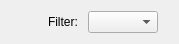
<?xml version="1.0" encoding="UTF-8"?>
<ui version="4.0">
 <class>LogFilterWidget</class>
 <widget class="QWidget" name="LogFilterWidget">
  <property name="geometry">
   <rect>
    <x>0</x>
    <y>0</y>
    <width>179</width>
    <height>41</height>
   </rect>
  </property>
  <property name="windowTitle">
   <string>FilterWidget</string>
  </property>
  <layout class="QHBoxLayout" name="horizontalLayout_2">
   <property name="spacing">
    <number>10</number>
   </property>
   <item>
    <spacer name="horizontalSpacer">
     <property name="orientation">
      <enum>Qt::Horizontal</enum>
     </property>
     <property name="sizeHint" stdset="0">
      <size>
       <width>40</width>
       <height>20</height>
      </size>
     </property>
    </spacer>
   </item>
   <item>
    <widget class="QLabel" name="labelFilter">
     <property name="text">
      <string>Filter:</string>
     </property>
    </widget>
   </item>
   <item>
    <widget class="QComboBox" name="comboBoxApp">
     <property name="sizeAdjustPolicy">
      <enum>QComboBox::AdjustToContents</enum>
     </property>
     <property name="minimumContentsLength">
      <number>1</number>
     </property>
    </widget>
   </item>
   <item>
    <widget class="QWidget" name="logLevelBar" native="true"/>
   </item>
  </layout>
 </widget>
 <resources/>
 <connections/>
</ui>
